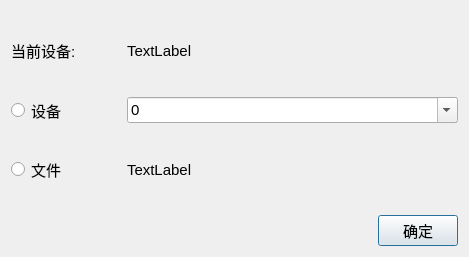
<?xml version="1.0" encoding="UTF-8"?>
<ui version="4.0">
 <class>DialogSelectVideoSourceDevice</class>
 <widget class="QDialog" name="DialogSelectVideoSourceDevice">
  <property name="geometry">
   <rect>
    <x>0</x>
    <y>0</y>
    <width>469</width>
    <height>257</height>
   </rect>
  </property>
  <property name="windowTitle">
   <string>选择视频来源</string>
  </property>
  <layout class="QVBoxLayout" name="verticalLayout">
   <item>
    <layout class="QHBoxLayout" name="horizontalLayout_3" stretch="1,3">
     <item>
      <widget class="QLabel" name="label_2">
       <property name="font">
        <font>
         <pointsize>11</pointsize>
        </font>
       </property>
       <property name="text">
        <string>当前设备:</string>
       </property>
      </widget>
     </item>
     <item>
      <widget class="QLabel" name="label_deviceCurr">
       <property name="font">
        <font>
         <pointsize>11</pointsize>
        </font>
       </property>
       <property name="text">
        <string>TextLabel</string>
       </property>
      </widget>
     </item>
    </layout>
   </item>
   <item>
    <layout class="QHBoxLayout" name="horizontalLayout_2" stretch="1,3">
     <item>
      <widget class="QRadioButton" name="rbDevice">
       <property name="font">
        <font>
         <pointsize>11</pointsize>
        </font>
       </property>
       <property name="text">
        <string>设备</string>
       </property>
      </widget>
     </item>
     <item>
      <widget class="QComboBox" name="comboBox_deviceID">
       <property name="font">
        <font>
         <pointsize>11</pointsize>
        </font>
       </property>
       <property name="editable">
        <bool>true</bool>
       </property>
       <item>
        <property name="text">
         <string>0</string>
        </property>
       </item>
       <item>
        <property name="text">
         <string>1</string>
        </property>
       </item>
      </widget>
     </item>
    </layout>
   </item>
   <item>
    <layout class="QHBoxLayout" name="horizontalLayout" stretch="1,3">
     <item>
      <widget class="QRadioButton" name="rbFile">
       <property name="font">
        <font>
         <pointsize>11</pointsize>
        </font>
       </property>
       <property name="toolTip">
        <string>点击从选择文件目录</string>
       </property>
       <property name="text">
        <string>文件</string>
       </property>
      </widget>
     </item>
     <item>
      <widget class="QLabel" name="label">
       <property name="font">
        <font>
         <pointsize>11</pointsize>
        </font>
       </property>
       <property name="statusTip">
        <string>文件路径</string>
       </property>
       <property name="text">
        <string>TextLabel</string>
       </property>
      </widget>
     </item>
    </layout>
   </item>
   <item>
    <layout class="QHBoxLayout" name="horizontalLayout_4">
     <item>
      <spacer name="horizontalSpacer">
       <property name="orientation">
        <enum>Qt::Horizontal</enum>
       </property>
       <property name="sizeHint" stdset="0">
        <size>
         <width>40</width>
         <height>20</height>
        </size>
       </property>
      </spacer>
     </item>
     <item>
      <widget class="QPushButton" name="pushButton">
       <property name="minimumSize">
        <size>
         <width>0</width>
         <height>30</height>
        </size>
       </property>
       <property name="font">
        <font>
         <pointsize>11</pointsize>
        </font>
       </property>
       <property name="text">
        <string>确定</string>
       </property>
      </widget>
     </item>
    </layout>
   </item>
  </layout>
 </widget>
 <resources/>
 <connections/>
</ui>
